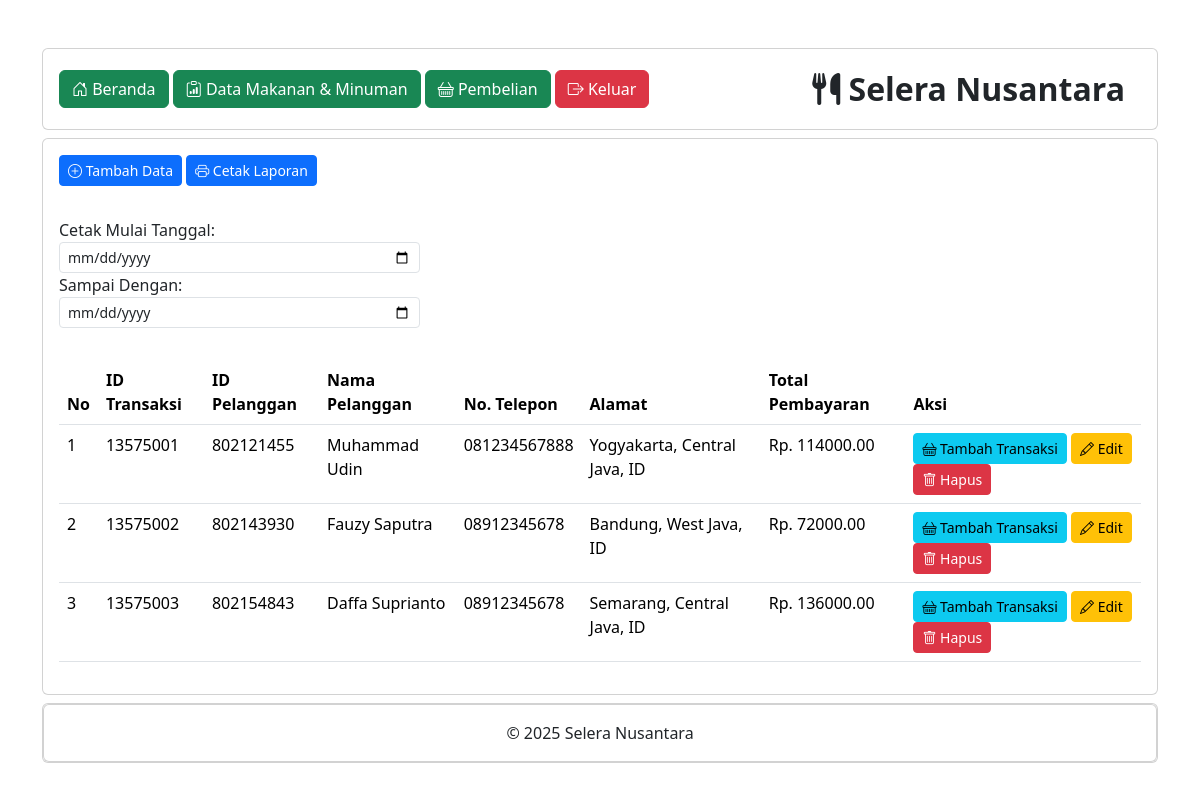
Page /petugas/pembelian.php (signed in) on the committed database.
### tables this page shows
CREATE TABLE `penjualan` (
  `PenjualanID` int(11) NOT NULL,
  `TanggalPenjualan` datetime NOT NULL,
  `TotalHarga` decimal(16,2) NOT NULL,
  `UangBayar` decimal(10,2) NOT NULL,
  `Kembalian` decimal(10,2) NOT NULL,
  `PelangganID` int(11) NOT NULL,
  `update_at` timestamp NOT NULL DEFAULT current_timestamp() ON UPDATE current_timestamp()
);

CREATE TABLE `pelanggan` (
  `PelangganID` int(11) NOT NULL,
  `NamaPelanggan` varchar(255) NOT NULL,
  `Alamat` text NOT NULL,
  `NomorTelepon` varchar(15) NOT NULL,
  `update_at` timestamp NOT NULL DEFAULT current_timestamp() ON UPDATE current_timestamp()
);

### petugas/pembelian.php (the view, shortened to what this page needs)
<?php
include "header.php";
include "navbar.php";
?>
<div class="card mt-2">
	<div class="card-body">
		<button type="button" class="btn btn-primary btn-sm" data-bs-toggle="modal" data-bs-target="#tambah-data">
			<i class="bi bi-plus-circle"></i> Tambah Data
		</button>
		<button type="button" class="btn btn-primary btn-sm" onclick="cetakLaporan()">
			<i class="bi bi-printer"></i> Cetak Laporan
		</button>
	</div>
	<div class="card-body">
		<div class="col-md-4">
			<label for="">Cetak Mulai Tanggal:</label>
			<input type="date" id="tanggal_mulai" class="form-control form-control-sm">
			<label for="">Sampai Dengan:</label>
			<input type="date" id="tanggal_selesai" class="form-control form-control-sm">
		</div>
	</div>
	<div class="card-body">
		<table class="table">
			<thead>
				<tr>
					<th>No</th>
					<th>ID Transaksi</th>
					<th>ID Pelanggan</th>
					<th>Nama Pelanggan</th>
					<th>No. Telepon</th>
					<th>Alamat</th>
					<th>Total Pembayaran</th>
					<th>Aksi</th>
				</tr>
			</thead>
			<tbody>
				<?php
				include '../koneksi.php';
				$no = 1;
				$data = mysqli_query($koneksi, "SELECT * FROM pelanggan INNER JOIN penjualan ON pelanggan.PelangganID=penjualan.PelangganID");
				while ($d = mysqli_fetch_array($data)) {
				?>
					<tr>
						<td><?php echo $no++; ?></td>
						<td><?php echo $d['PenjualanID']; ?></td>
						<td><?php echo $d['PelangganID']; ?></td>
						<td><?php echo $d['NamaPelanggan']; ?></td>
						<td><?php echo $d['NomorTelepon']; ?></td>
						<td><?php echo $d['Alamat']; ?></td>
						<td>Rp. <?php echo $d['TotalHarga']; ?></td>
						<td>
							<a class="btn btn-info btn-sm" href="detail_pembelian.php?PelangganID=<?php echo $d['PelangganID']; ?>"><i class="bi bi-basket"></i> Tambah Transaksi</a>
							<button type="button" class="btn btn-warning btn-sm" data-bs-toggle="modal" data-bs-target="#edit-data<?php echo $d['PelangganID']; ?>">
								<i class="bi bi-pencil"></i> Edit
							</button>
							<button type="button" class="btn btn-danger btn-sm" data-bs-toggle="modal" data-bs-target="#hapus-data<?php echo $d['PelangganID']; ?>">
								<i class="bi bi-trash"></i> Hapus
							</button>
						</td>
					</tr>
				<?php } ?>
			</tbody>
		</table>
	</div>
</div>
<?php
include "footer.php";
?>

### rows in the picture
penjualan: PenjualanID "13575001", PelangganID "802121455", PelangganID.NamaPelanggan "Muhammad Udin", PelangganID.NomorTelepon "081234567888", PelangganID.Alamat "Yogyakarta, Central Java, ID", TotalHarga "114000.00"
penjualan: PenjualanID "13575002", PelangganID "802143930", PelangganID.NamaPelanggan "Fauzy Saputra", PelangganID.NomorTelepon "08912345678", PelangganID.Alamat "Bandung, West Java, ID", TotalHarga "72000.00"
penjualan: PenjualanID "13575003", PelangganID "802154843", PelangganID.NamaPelanggan "Daffa Suprianto", PelangganID.NomorTelepon "08912345678", PelangganID.Alamat "Semarang, Central Java, ID", TotalHarga "136000.00"
